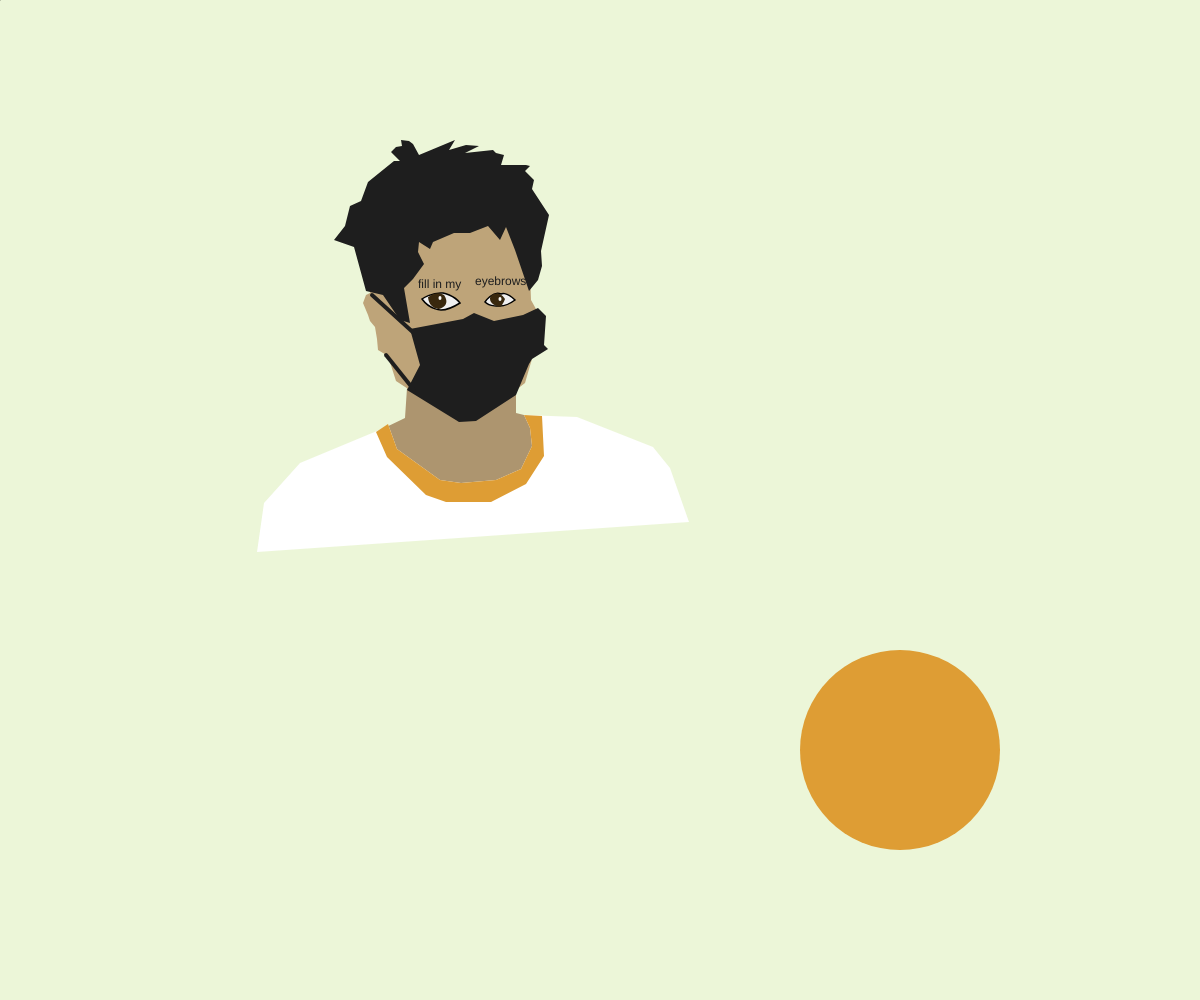
Frame 1 (no input)
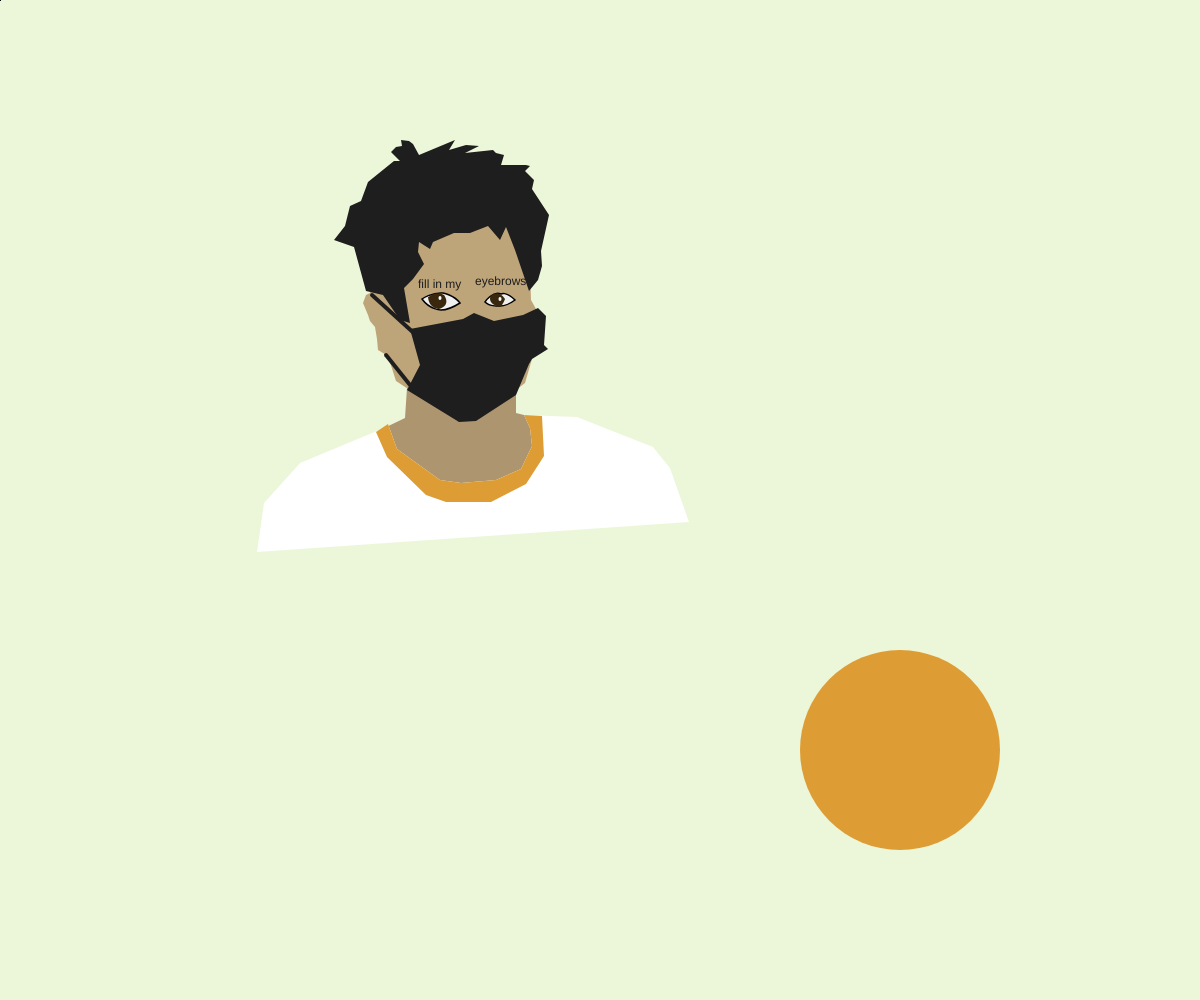
Frame 60 (no input)
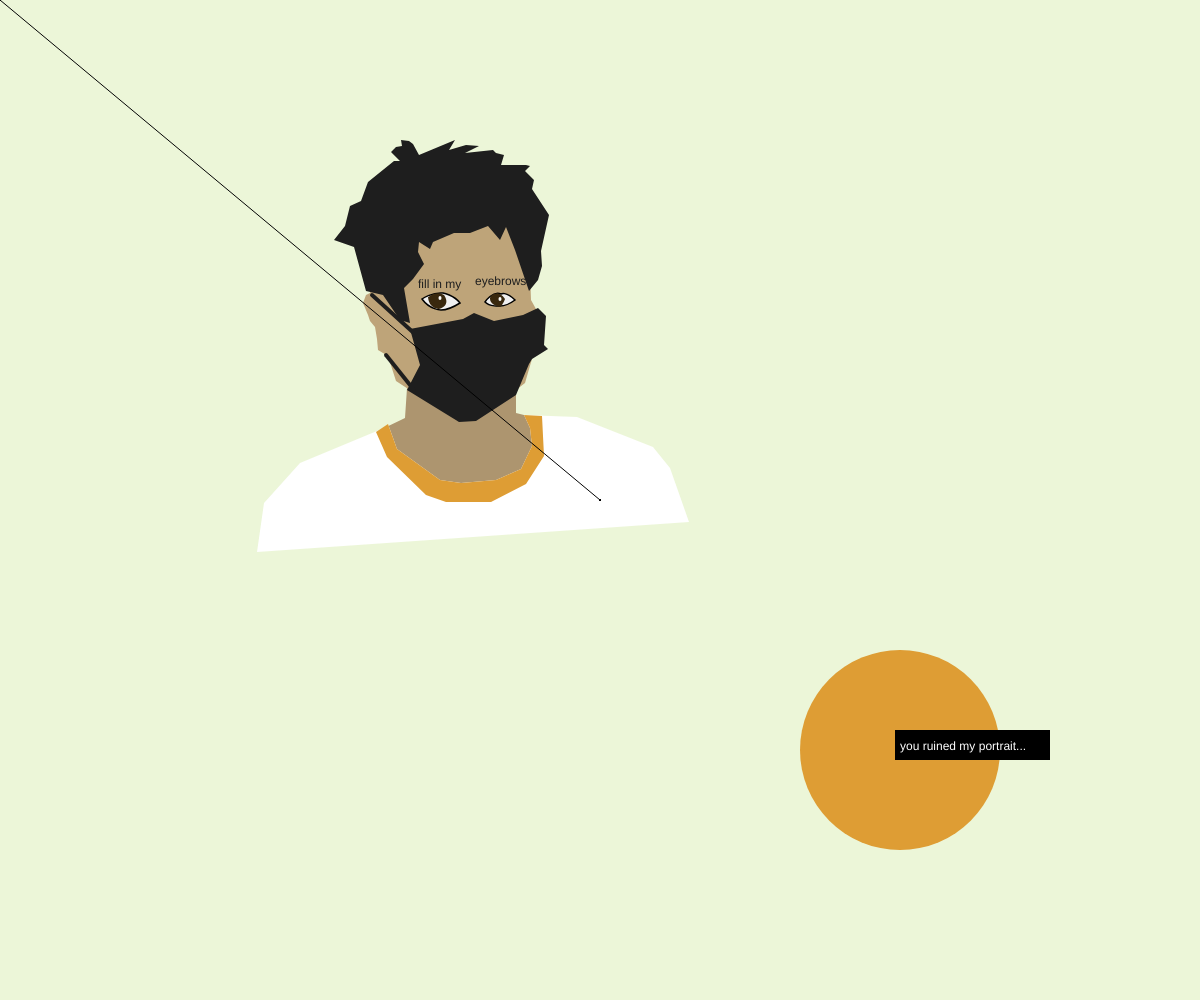
Frame 120 (the mouse pressed at the canvas centre since frame 60)

The p5.js sketch that drew these frames (run headless with seeded random() and noise() and a simulated clock; from frame 60 on, the mouse is pressed at the canvas centre):

// p5.js sketch
// ── sketch.js
/*************************************************************************
    (*)Code Self Portrait
          (*)by Max Amido
    (*)Overview - Self portrait made with differnt p5 shapes and functions
 
    ---------------------------------------------------------------------
    (*)Notes: (ie: To be fixed, I Need Help With, Clarify This, etc etc: )
    		(*) I think I need some more understanding of code stylistic
    			rules and what not. 
**************************************************************************/

function setup() {

	createCanvas(windowWidth, windowHeight);

	cursor(CROSS);

	textSize(14);

	textAlign(LEFT);

	background(236,246,216);

	orangeCircle();

	drawSkin();

	faceMask();

	drawEyes();

	hair();

  	drawEyebrows();

   	drawShirt();

 }


function draw() {
  
  drawOverMe();

  oopsText();

}

//Orange Circle Behind portrait
function orangeCircle(){
	noStroke();
	fill(222,157,52);
	ellipse((width/4)*3,(height/4)*3, 200, 200);
}

//The Skin
function drawSkin(){
  
//Neck
  noStroke();
  fill(173,149,111)
  beginShape();
    vertex(407,388);
    vertex(405,418);
    vertex(378,431);
    vertex(411,485);
    vertex(485,519);
    vertex(542,489);
    vertex(540,420);
    vertex(524,415);
    vertex(516,413);
    vertex(516,379);
    vertex(407,388);
  endShape(CLOSE);
    

//Face/Head
  noStroke();
  fill(190,164,121)
  beginShape();
    vertex(370,293);
    vertex(366,295);
    vertex(363,303);
    vertex(368,315);
    vertex(370,321);
    vertex(375,327);
    vertex(377,339);
    vertex(378,350);
    vertex(388,356);
    vertex(396,381);
    vertex(457,421);
    vertex(476,421);
    vertex(525,383);
    vertex(534,352);
    vertex(536,309);
    vertex(531,300);
    vertex(530,272);
    vertex(520,192);
    vertex(377,213);
    vertex(370,293);
  endShape(CLOSE);
}

//Hair Color and Shape (crazy long sheesh)
function hair(){
    
	noStroke();
    fill(30);
	beginShape();
		vertex(400,320);
        vertex(383,295);
        vertex(366,291);
        vertex(354,247);
        vertex(334,240);
        vertex(345,226);
        vertex(350,206);
        vertex(361,201);
        vertex(368,182);
        vertex(394,161);
        vertex(400,161);
        vertex(391,152);
        vertex(396,147);
        vertex(402,146);
        vertex(401,140);
        vertex(409,141);
        vertex(413,144);
        vertex(419,155);
        vertex(455,140);
        vertex(449,150);
        vertex(466,145);
        vertex(479,146);
        vertex(465,153);
        vertex(493,150);
        vertex(496,153);
        vertex(504,155);
        vertex(501,165);
        vertex(526,165);
        vertex(530,166);
        vertex(525,171);
        vertex(534,180);
        vertex(532,189);
        vertex(549,215);
        vertex(541,251);
        vertex(542,266);
        vertex(538,280);
        vertex(529,291);
        vertex(515,250);
        vertex(506,227);
        vertex(500,240);
        vertex(488,226);
        vertex(470,233);
        vertex(454,233);
        vertex(433,242);
        vertex(430,249);
        vertex(419,242);
        vertex(418,252);
        vertex(424,264);
        vertex(413,279);
        vertex(404,288);
        vertex(410,323);
        vertex(400,320);
        endShape(CLOSE);

}

//Outline and fill of mask
function faceMask(){
  
//Mask
    fill(30);
	beginShape();
		vertex(410,329);
        vertex(420,365);
        vertex(407,390);
        vertex(459,422);
        vertex(476,421);
        vertex(516,395);
        vertex(529,364);
        vertex(532,359);
        vertex(548,349);
        vertex(544,345);
        vertex(546,316);
        vertex(538,308);
        vertex(523,315);
        vertex(494,321);
        vertex(474,313);
        vertex(463,319);
        vertex(410,329);
      endShape(CLOSE);
  
//Strings to mask
    
  strokeWeight(4);
    stroke(30)
    beginShape();
      vertex(416,335);
      vertex(372,295);
    endShape();
  
    beginShape();
      vertex(414,390);
      vertex(386,355);
    endShape();
  
}

//EYES
function drawEyes(){
 
//White of Left Eye
  strokeWeight(1.5);
  stroke(0);
  fill(240);
  beginShape();
    vertex(422,299);
    bezierVertex(422,299,432,292,443,293);
    bezierVertex(443,293,454,295,460,303);
    bezierVertex(460,303,449,310,441,310);
    bezierVertex(441,310,430,310,422,299);
  endShape(CLOSE);
  
//White of Right Eye
  strokeWeight(1.5);
  stroke(0);
  fill(240);
  beginShape();
    vertex(485,302);
    bezierVertex(485,302,493,290,501,294);
    bezierVertex(501,294,506,291,515,300);
    bezierVertex(515,300,507,306,500,306);
    bezierVertex(500,306,490,307,485,302);
  endShape(CLOSE);
  
//Brown of Left Eye
  fill(57,40,14);
  noStroke();
  beginShape();
    vertex(429,297);
    bezierVertex(428,297,436,290,444,295);
    bezierVertex(444,295,452,305,439,309);
    bezierVertex(439,309,429,309,428,297);
  endShape(CLOSE);
  
//Brown of Right Eye
  fill(57,40,14);
  noStroke();
  beginShape();
    vertex(490,298);
    bezierVertex(490,298,492,293,496,294);
    bezierVertex(496,292,502,294,505,299);
    bezierVertex(505,299,503,305,500,307);
    bezierVertex(500,307,490,305,490,299);
  endShape(CLOSE);
  
//Glimmer/Shine in Left Eye
  fill(255);
  noStroke();
  ellipse(440,298,3,4);
  
//Glimmer/Shine in Right Eye
  fill(255);
  noStroke();
  ellipse(500,299,3,4);

}

//Eyebrows... Kinda
function drawEyebrows(){
  
  noStroke();
  textSize(12);
  text('fill in my', 418,288)
  text('eyebrows', 475,285)
  
}

function drawShirt(){
  
  //T-Shirt
  fill(255);
  strokeWeight(2);
  noStroke();
  beginShape();
    vertex(257,552);
    vertex(264,503);
    vertex(300,463);
    vertex(389,426);
    vertex(388,424);
    vertex(397,449);
    vertex(440,480);
    vertex(461,483);
    vertex(496,480);
    vertex(521,469);
    vertex(532,446);
    vertex(530,428);
    vertex(524,415);
    vertex(577,417);
    vertex(653,447);
    vertex(670,468);
    vertex(689,522);
  endShape(CLOSE);
  
  //Ringer on Neck
  fill(222,157,52);
  strokeWeight(2);
  noStroke();
  beginShape();
    vertex(388,424);
    vertex(376,432);
    vertex(387,457);
    vertex(426,495);
    vertex(446,502);
    vertex(491,502);
    vertex(526,484);
    vertex(544,456);
    vertex(542,416);
    vertex(524,415);
    vertex(530,428);
    vertex(532,446);
    vertex(521,469);
    vertex(496,480);
    vertex(461,483);
    vertex(440,480);
    vertex(397,449);
    vertex(388,424);
  endShape(CLOSE); 
}

//I want the user to be able to cover me up, to outline myself, or just doodle.
function drawOverMe(){
	stroke(0);
	strokeWeight(1);
	frameRate(25);
	line(mouseX,mouseY,pmouseX,pmouseY);
}

//Saying you ruined my portrait
function oopsText(){

	if ((mouseX > 256) && (mouseY > 130) && (mouseX < 721) && (mouseY < 553)){
		
		noStroke();
		fill(0);
		rectMode(CORNER);
		rect(((width/4)*3)-5,((height/4)*3)-20,155,30);
		fill(255);
		text('you ruined my portrait...',(width/4)*3,(height/4)*3);

	}
}
